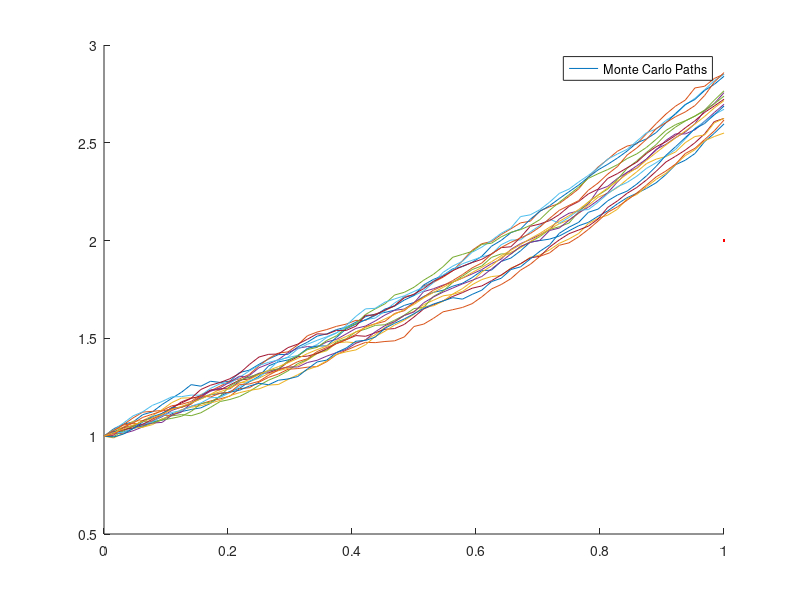

The MATLAB script that drew this image: (Note: this script raises an error after producing the figure.)
  clc; 
clear;
Mc=2^4; %monte carlo samples
T = 1;
N = 2^6;
dt = T/N;
SW=0;
Sx = zeros(1,N+1);
Sx(1) = 1;
X = zeros(1,N+1);
X(1)=1;
mu = 1;
sigma = 0.1;
for k = 1:Mc
for n = 1:N
    %dW = sqrt(dt)*randn;
    %X(n+1) = X(n) + dt*f(t(n),X(n)) + sigma(t(n),X(n))*sqrt(dt)*randn;
    X(n+1) = X(n) + mu*X(n)*dt + sigma*sqrt(dt)*randn;
    Sx(n+1) = Sx(n+1) + X(n+1);
    
end
%SW = SW + X(N);

t=[0:dt:T];

hold on
plot(t,X);

%plot(t,X);
%S = Sw/Mc;

end

%plot(t,S,LineWidth=4,Color='r');
S = Sx /Mc;
S(1) = X(1);
plot(t,S,LineWidth=2,Color='r');
legend('Monte Carlo Paths');
lineHandle = findobj('Type', 'line', 'LineWidth', 2);
legend(lineHandle, 'E(X)');
xlabel('t')
ylabel('X(t)')
title("dX(t) = X(t)dt + 0.1sqrt(t)dW(t), X(0) = 0")
hold off



